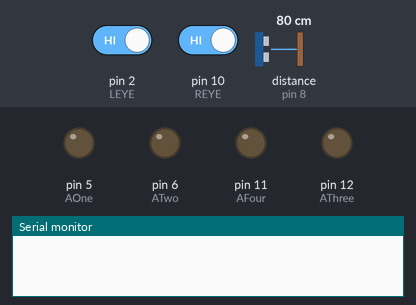
Bench run of a sketch on a simulated Arduino Uno, built with avr-gcc and run on an emulated ATmega328P. On the bench: output pins drawn as LEDs (lit = HIGH), the last lines printed to the serial monitor. Wiring (inferred from the names in the program): ultrasonic range finder: trigger pin 9; echo pin 8. The test bench sets the inputs (shaded band); at power-on: pin 2 (LEYE) HIGH, pin 10 (REYE) HIGH, distance to the obstacle (sensor on pin 8) 80 cm. The echo pulse lasts 58.3 µs per cm; pins used as bus, display or sensor lines are not drawn.

Above: at 1.2 s.
1.3 s: pin 2 (LEYE) driven LOW
At 1.7 s:
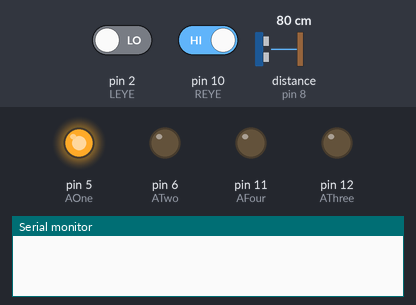
2.8 s: pin 10 (REYE) driven LOW
At 4.0 s:
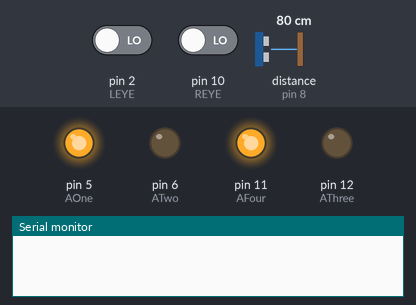
4.3 s: pin 2 (LEYE) driven HIGH
At 5.1 s:
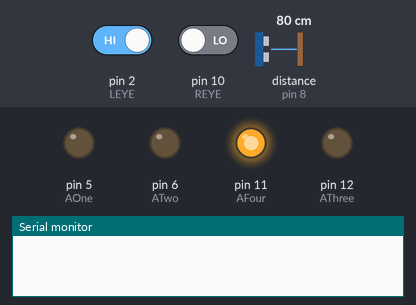
5.8 s: distance to the obstacle (sensor on pin 8) set to 12 cm
7.3 s: distance to the obstacle (sensor on pin 8) set to 9 cm
At 8.6 s:
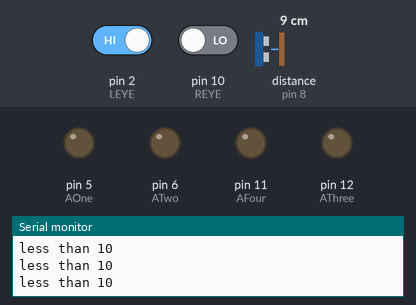
9.2 s: distance to the obstacle (sensor on pin 8) set to 18 cm
At 10.5 s:
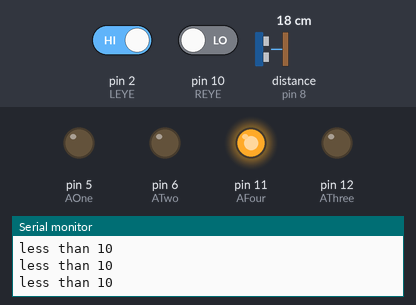
Timing chart, 0 to 11.7 s (numbered marks = the images above; inputs shaded):
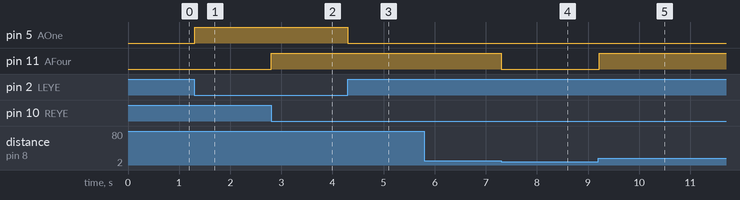

Measured:
- the behaviour switches between 11 and 10 cm on distance to the obstacle (sensor on pin 8) (found by bisection; images 3 and 4)
- after the input at 1.3 s, pin 5 (AOne): LOW → HIGH at once
- after the input at 2.8 s, pin 11 (AFour): LOW → HIGH at once
- after the input at 4.3 s, pin 5 (AOne): HIGH → LOW at once
- after the input at 5.8 s, every drawn part: stays the same
- after the input at 7.3 s, pin 11 (AFour): HIGH → LOW at once
- after the input at 9.2 s, pin 11 (AFour): LOW → HIGH at once

The sketch:

Movement_USSensor.ino
```cpp
const int LEYE = 2; // sets name for left eye
const int REYE = 10; // sets name for right eye

const int US_TRIG = 9;//name for Ultrasonic sensor
const int US_ECHO = 8;

const int AOne = 5; // sets name for H-bridge input A1
const int ATwo = 6; // sets name for H-brigde input A2
const int AThree = 12; // sets name for H-bridge input A3
const int AFour = 11; // Sets name for H-brigde input A4

void setup() {
  Serial.begin(9600); // Sets serial speed to default of 9600

  pinMode( LEYE, INPUT );
  pinMode( REYE, INPUT );// Sets eye pins as inputs
  pinMode(US_ECHO, INPUT);//sets echo as input
  pinMode(US_TRIG, OUTPUT); // Sets trigger as input
  pinMode( AOne, OUTPUT ); // +Left Motor
  pinMode( ATwo, OUTPUT ); // -Left Motor
  pinMode( AThree, OUTPUT ); // +Right motpr
  pinMode( AFour, OUTPUT ); // - Right motor // Sets motorcontol pins to outputs
}

void loop() {

  int distance;
  long duration;
  int Value = 255;
  int Off = 0;
  bool US_Close = false;

  digitalWrite( US_TRIG, LOW );
  delayMicroseconds(2);
  digitalWrite( US_TRIG, HIGH );
  delayMicroseconds( 10 );
  digitalWrite( US_TRIG, LOW );

  duration = pulseIn( US_ECHO, HIGH );

  distance = duration/58;

  if(distance < 10){
    US_Close = true;
    //analogWrite(AOne, Off);
    //analogWrite(ATwo, Off);
    //analogWrite(AThree, Off);
    //analogWrite(AFour, Off);
    Serial.println("less than 10");
  }else{
    US_Close = false;
    }

  if( digitalRead( LEYE ) == LOW && !US_Close ){ // if left eye is LOW send high signal to motor input A1 and HIGH to A2
    analogWrite(AOne, Value);
    }else{
    analogWrite(AOne, Off);// No power
  }

  if( digitalRead( REYE ) == LOW && !US_Close ){ // if left eye is LOW send high signal to motor input A4 and to A3
    analogWrite(AFour, Value);
  }else{
    analogWrite(AFour, Off); // no power
  }
  //delay(1);
}
```
